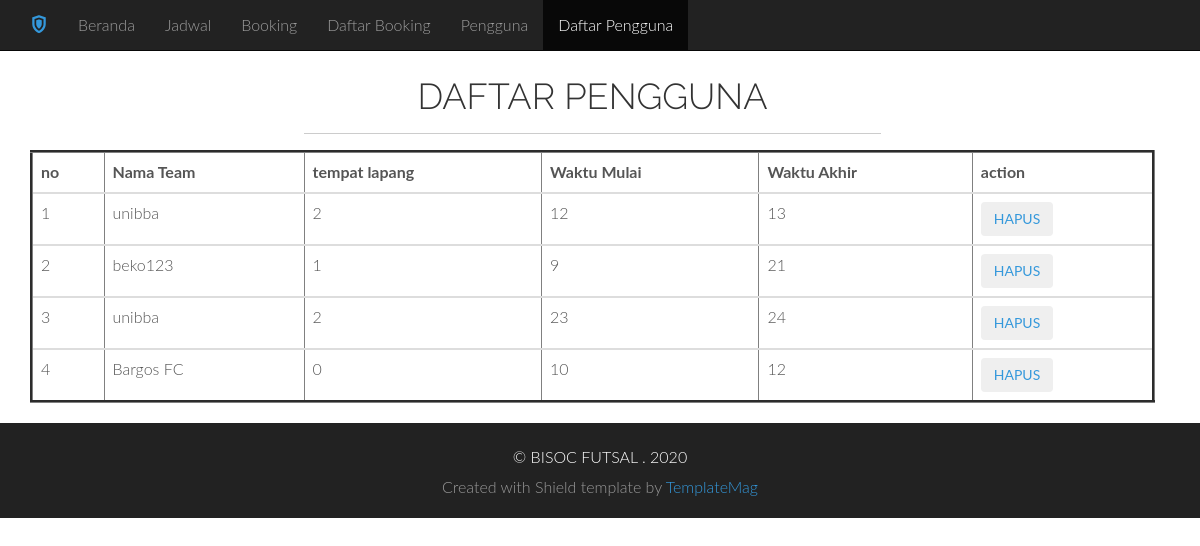
/futsal-bisoc/view/pengguna/daftar_pengguna.php, run on the app's committed database.
### tables this page shows
CREATE TABLE `pengguna` (
  `id` int(11) NOT NULL,
  `nama_team` varchar(200) NOT NULL,
  `tempat_lapang` int(255) NOT NULL,
  `mulai_jam` int(255) NOT NULL,
  `akhir_jam` int(225) NOT NULL
);

### futsal-bisoc/view/pengguna/daftar_pengguna.php (the view, shortened to what this page needs)
<?php
require_once'../../function/connection.php';
?>
<!DOCTYPE html >
<html>
<head>
  <link href="../../lib/bootstrap/css/bootstrap.min.css" rel="stylesheet">
  <link href="../../lib/icomoon/icomoon.css" rel="stylesheet">
  <link href="../../css/style.css" rel="stylesheet">
</head>
<body>
			<div id="navbar-main">
		    <div class="navbar navbar-inverse navbar-fixed-top">
		      <div class="container">
		        <div class="navbar-header">
		          <a class="navbar-brand hidden-xs hidden-sm smoothscroll" href="#home"><span class="icon icon-shield" style="font-size:18px; color:#3498db;"></span></a>
		        </div>
		        <div class="navbar-collapse collapse">
		          <ul class="nav navbar-nav">
		            <li><a href="../../index.php">Beranda</a></li>
			            <li> <a href="../jadwal/jadwal.php">Jadwal</a></li>
			            <li> <a href="../booking/booking.php">Booking</a></li>
			            <li> <a href="../booking/daftar_booking.php">Daftar Booking</a></li>
			            <li> <a href="../pengguna/pengguna.php">Pengguna</a></li>
			            <li class="active"> <a href="../pengguna/daftar_pengguna.php">Daftar Pengguna</a></li>
		        </div>
		      </div>
		    </div>
		  </div>
		<div class="container" id="about" name="about">
			<div class="row white">
			   	<br>
			    <h1 class="centered">DAFTAR PENGGUNA</h1>
			    <hr>
				<div class="col-lg-12">
					<form action="" method="POST">
					<?php
						$querypengguna = mysqli_query($link, "SELECT * FROM pengguna");
						if (mysqli_num_rows($querypengguna) == 0) {
							echo "Gagal menampilkan data";
						}else{
					 ?>
					<table class="table table-sm" border="3">
					<thead>
					<tr>
					<th>no</th>
					<th>Nama Team</th>
					<th>tempat lapang</th>
					<th>Waktu Mulai</th>
					<th>Waktu Akhir</th>
					<th>action</th>
				</tr>
				</thead>
				<?php
					$no = 1;
					while ($row = mysqli_fetch_assoc($querypengguna)) {
				?>
				<tbody>
					<tr>
						<td><?php echo $no; ?></td>
						<td><?php echo $row['nama_team']; ?></td>
						<td><?php echo $row['tempat_lapang']; ?></td>
						<td><?php echo $row['mulai_jam'] ;?></td>
						<td><?php echo $row['akhir_jam']; ?></td>
						<td>
							<button type="submit" class="btn btn-large"><a href="hapus_pengguna.php?id=<?= $row['id'];  ?>" type="button">HAPUS</a></button>
						</td>
					</tr>
				</tbody>
				<?php $no++; } ?>
			</table>
			<?php } ?>
			</form>
			</div>
    	</div>
  		</div>
			<div id="copyrights">
  <div class="container">
    <p>
      &copy; BISOC FUTSAL <strong></strong>. 2020
    </p>
    <div class="credits">
      Created with Shield template by <a href="https://templatemag.com/">TemplateMag</a>
    </div>
  </div>
</div>
</body>
</html>

### futsal-bisoc/css/style.css (style rules this page uses)
html, button, input, select, textarea { color: #222; }
body { font-size: 1em; line-height: 1.4; }
hr { display: block; height: 1px; border: 0; border-top: 1px solid #ccc; margin: 1em 0; padding: 0; }
html, body { height: 100%; }
body { font-family: "Lato"; font-weight: 300; font-size: 16px; color: #555; -webkit-font-smoothing: antialiased; -webkit-overflow-scrolling: touch; }
.row { margin-right: 0px; margin-left: -15px; }
hr { position: relative; border: none; }
hr:before { content: " "; position: absolute; top: 0; left: 25%; width: 50%; height: 2px; background: #ccc; }
h1, h2, h3, h4, h5, h6 { font-family: "Raleway"; font-weight: 300; color: #333; }
p { line-height: 28px; margin-bottom: 25px; }
.centered { text-align: center; }
a { color: #3498db; word-wrap: break-word; -webkit-transition: color 0.1s ease-in, background 0.1s ease-in; -moz-transition: color 0.1s ease-in, background 0.1s ease-in; -ms-transition: color 0.1s ease-in, background 0.1s ease-in; -o-transition: color 0.1s ease-in, background 0.1s ease-in; transition: color 0.1s ease-in, background 0.1s ease-in; }
a:before, a:after { -webkit-transition: color 0.1s ease-in, background 0.1s ease-in; -moz-transition: color 0.1s ease-in, background 0.1s ease-in; -ms-transition: color 0.1s ease-in, background 0.1s ease-in; -o-transition: color 0.1s ease-in, background 0.1s ease-in; transition: color 0.1s ease-in, background 0.1s ease-in; }
.white h1 { padding-top: 35px; }
#copyrights { background: #222222; padding: 20px 0; text-align: center; }
#copyrights p { margin-bottom: 5px; color: #fff; }
#copyrights a { color: #3498db; }
.credits { color: #999; }
.active { color: #999; }

### data on the page
pengguna: nama_team "unibba", tempat_lapang "2", mulai_jam "12", akhir_jam "13"
pengguna: nama_team "beko123", tempat_lapang "1", mulai_jam "9", akhir_jam "21"
pengguna: nama_team "unibba", tempat_lapang "2", mulai_jam "23", akhir_jam "24"
pengguna: nama_team "Bargos FC", tempat_lapang "0", mulai_jam "10", akhir_jam "12"
